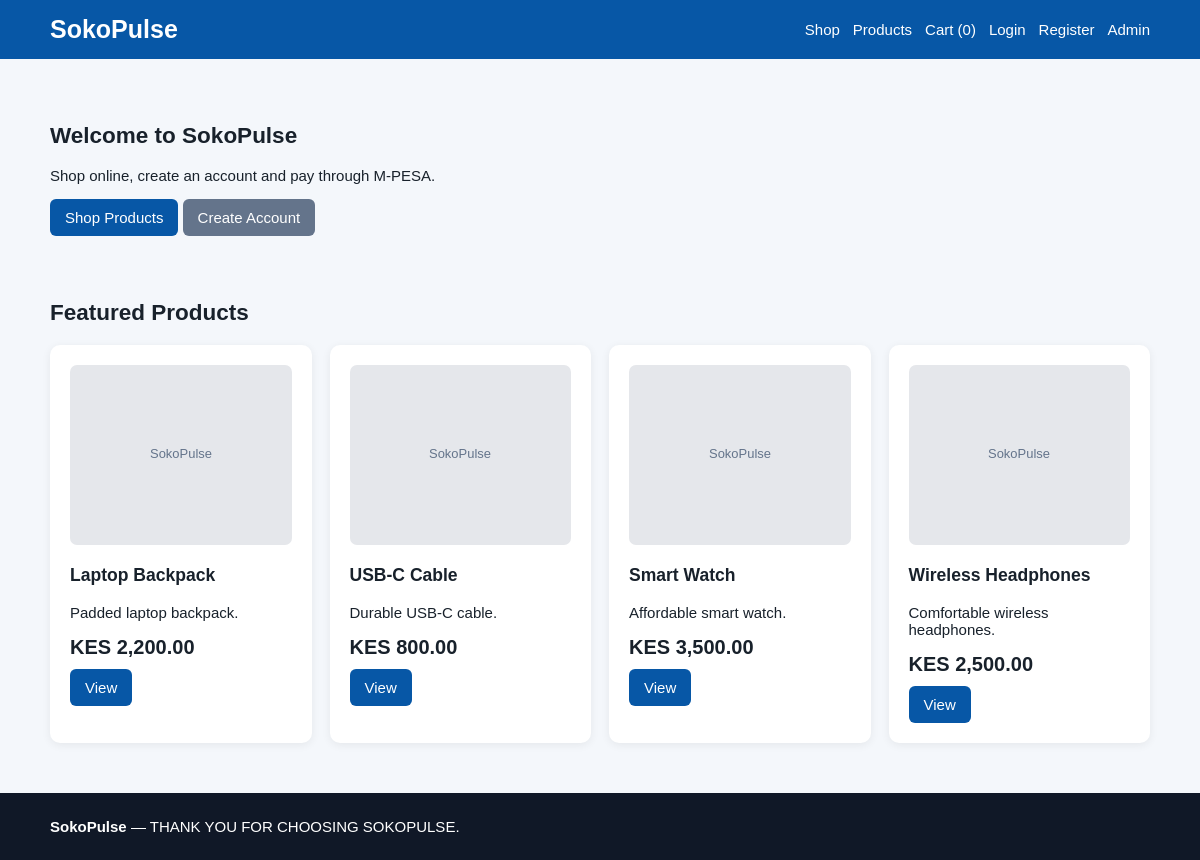
The page / on the database its author committed.
### tables this page shows
CREATE TABLE products(id INT AUTO_INCREMENT PRIMARY KEY,name VARCHAR(150) NOT NULL,description TEXT,price DECIMAL(12,2) NOT NULL,stock INT NOT NULL DEFAULT 0,image VARCHAR(255) DEFAULT 'assets/placeholder.svg',active TINYINT(1) NOT NULL DEFAULT 1,created_at TIMESTAMP DEFAULT CURRENT_TIMESTAMP);

### includes/db.php (called while the page is built, shortened)
<?php
function db():PDO{static $p=null;if($p)return $p;$p=new PDO('mysql:host='.DB_HOST.';dbname='.DB_NAME.';charset=utf8mb4',DB_USER,DB_PASS,[PDO::ATTR_ERRMODE=>PDO::ERRMODE_EXCEPTION,PDO::ATTR_DEFAULT_FETCH_MODE=>PDO::FETCH_ASSOC,PDO::ATTR_EMULATE_PREPARES=>false]);return $p;}

### index.php (the view)
<?php require_once 'includes/db.php';$title='Home - '.APP_NAME;$ps=db()->query('SELECT * FROM products WHERE active=1 ORDER BY id DESC LIMIT 8')->fetchAll();include 'includes/header.php';?><section class="hero"><h1>Welcome to SokoPulse</h1><p>Shop online, create an account and pay through M-PESA.</p><a class="btn" href="products.php">Shop Products</a> <a class="btn secondary" href="register.php">Create Account</a></section><h2>Featured Products</h2><div class="grid"><?php foreach($ps as $p):?><div class="card"><img src="<?=htmlspecialchars($p['image'])?>"><h3><?=htmlspecialchars($p['name'])?></h3><p><?=htmlspecialchars($p['description'])?></p><div class="price">KES <?=number_format($p['price'],2)?></div><a class="btn" href="product.php?id=<?=$p['id']?>">View</a></div><?php endforeach;?></div><?php include 'includes/footer.php';?>

### includes/header.php (shortened to what this page needs)
<?php
$cc=0; foreach($_SESSION['cart']??[] as $q) $cc+=(int)$q;
$isAdmin=str_contains(str_replace('\\','/',$_SERVER['SCRIPT_NAME']),'/admin/');
$isAdminLogin=$isAdmin && basename($_SERVER['SCRIPT_NAME'])==='login.php';
?>
<!doctype html><html><head><meta charset="utf-8"><meta name="viewport" content="width=device-width,initial-scale=1"><title><?=htmlspecialchars($title??APP_NAME)?></title>
<?php if($isAdmin): ?><link rel="stylesheet" href="../assets/admin.css"><?php else: ?><link rel="stylesheet" href="assets/style.css"><?php endif; ?></head>
<?php if($isAdminLogin): ?>
<body class="admin-auth"><div class="auth-card"><div class="auth-brand"><div class="logo-mark">S</div>SokoPulse</div>
<?php else: ?>
<body><header><div class="wrap nav"><a class="brand" href="index.php">SokoPulse</a><nav><a href="index.php">Shop</a><a href="products.php">Products</a><a href="cart.php">Cart (<?=$cc?>)</a><?php if(!empty($_SESSION['customer_id'])):?><a href="orders.php">My Orders</a><a href="account.php">My Account</a><a href="logout.php">Logout</a><?php else:?><a href="login.php">Login</a><a href="register.php">Register</a><?php endif;?><a href="admin/login.php">Admin</a></nav></div></header><main class="wrap">
<?php endif; ?>

### includes/footer.php
<?php if(!empty($isAdminLogin)): ?></div></body></html><?php elseif(!empty($isAdmin)): ?></main></section></div></body></html><?php else: ?></main><footer><div class="wrap"><b>SokoPulse</b> — THANK YOU FOR CHOOSING SOKOPULSE.</div></footer></body></html><?php endif; ?>

### assets/style.css (style rules this page uses)
* { box-sizing:border-box }
body { margin:0;font:15px Arial;background:#f4f7fb;color:#18212b }
header { background:#0757a6;color:#fff;padding:15px 0 }
.wrap { width:min(1100px,92%);margin:auto }
.nav { display:flex;justify-content:space-between;align-items:center;gap:20px }
.brand { font-size:25px;font-weight:700;color:#fff;text-decoration:none }
nav { display:flex;gap:13px;flex-wrap:wrap }
nav a { color:#fff;text-decoration:none }
.hero { padding:45px 0 }
.grid { display:grid;grid-template-columns:repeat(auto-fit,minmax(220px,1fr));gap:18px }
.card,form { background:#fff;padding:20px;border-radius:10px;box-shadow:0 2px 10px #0001 }
.card img { width:100%;height:180px;object-fit:cover;border-radius:7px }
.price { font-size:20px;font-weight:700;margin:10px 0 }
.btn { display:inline-block;background:#0757a6;color:#fff;border:0;border-radius:6px;padding:10px 15px;text-decoration:none;cursor:pointer }
.secondary { background:#64748b }
footer { margin-top:50px;background:#101827;color:#fff;padding:25px 0 }

### rows shown on the page
products: image (placeholder picture), name "Laptop Backpack", description "Padded laptop backpack.", price "2,200.00"
products: image (placeholder picture), name "USB-C Cable", description "Durable USB-C cable.", price "800.00"
products: image (placeholder picture), name "Smart Watch", description "Affordable smart watch.", price "3,500.00"
products: image (placeholder picture), name "Wireless Headphones", description "Comfortable wireless headphones.", price "2,500.00"

### other values the page prints
$cc "0"
